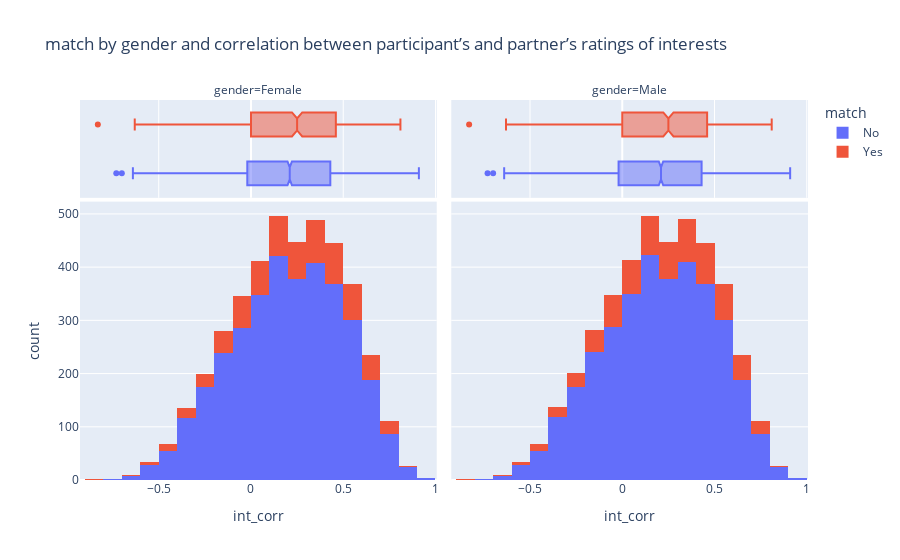

Source (notebook cell):
### Markdown cell above
No influence

### Code cell
# 1= yes, 0=no
fig = px.histogram(dataset,
                    x = "int_corr",
                    color = "match",
                    facet_col = 'gender',
                    marginal="box",
                    nbins = 20,
                    title = "match by gender and correlation between participant’s and partner’s ratings of interests",
                    )
fig.show()

### Figure 1 — Plotly figure (JSON) as saved in the notebook; plotly's stock layout.template omitted (floating-point values rounded to 4 significant figures; data arrays with more than 128 entries replaced by an {"elided": "..."} marker saying what was removed)
{"data": [{"alignmentgroup": "True", "bingroup": "x", "hovertemplate": "match=No<br>gender=Female<br>int_corr=%{x}<br>count=%{y}<extra></extra>", "legendgroup": "No", "marker": {"color": "#636efa"}, "name": "No", "nbinsx": 20, "offsetgroup": "No", "orientation": "v", "showlegend": true, "type": "histogram", "x": {"elided": "3494 float values"}, "xaxis": "x", "yaxis": "y"}, {"alignmentgroup": "True", "hovertemplate": "match=No<br>gender=Female<br>int_corr=%{x}<extra></extra>", "legendgroup": "No", "marker": {"color": "#636efa"}, "name": "No", "notched": true, "offsetgroup": "No", "showlegend": false, "type": "box", "x": {"elided": "3494 float values"}, "xaxis": "x3", "yaxis": "y3"}, {"alignmentgroup": "True", "bingroup": "x", "hovertemplate": "match=No<br>gender=Male<br>int_corr=%{x}<br>count=%{y}<extra></extra>", "legendgroup": "No", "marker": {"color": "#636efa"}, "name": "No", "nbinsx": 20, "offsetgroup": "No", "orientation": "v", "showlegend": false, "type": "histogram", "x": {"elided": "3504 float values"}, "xaxis": "x2", "yaxis": "y2"}, {"alignmentgroup": "True", "hovertemplate": "match=No<br>gender=Male<br>int_corr=%{x}<extra></extra>", "legendgroup": "No", "marker": {"color": "#636efa"}, "name": "No", "notched": true, "offsetgroup": "No", "showlegend": false, "type": "box", "x": {"elided": "3504 float values"}, "xaxis": "x4", "yaxis": "y4"}, {"alignmentgroup": "True", "bingroup": "x", "hovertemplate": "match=Yes<br>gender=Female<br>int_corr=%{x}<br>count=%{y}<extra></extra>", "legendgroup": "Yes", "marker": {"color": "#EF553B"}, "name": "Yes", "nbinsx": 20, "offsetgroup": "Yes", "orientation": "v", "showlegend": true, "type": "histogram", "x": {"elided": "690 float values"}, "xaxis": "x", "yaxis": "y"}, {"alignmentgroup": "True", "hovertemplate": "match=Yes<br>gender=Female<br>int_corr=%{x}<extra></extra>", "legendgroup": "Yes", "marker": {"color": "#EF553B"}, "name": "Yes", "notched": true, "offsetgroup": "Yes", "showlegend": false, "type": "box", "x": {"elided": "690 float values"}, "xaxis": "x3", "yaxis": "y3"}, {"alignmentgroup": "True", "bingroup": "x", "hovertemplate": "match=Yes<br>gender=Male<br>int_corr=%{x}<br>count=%{y}<extra></extra>", "legendgroup": "Yes", "marker": {"color": "#EF553B"}, "name": "Yes", "nbinsx": 20, "offsetgroup": "Yes", "orientation": "v", "showlegend": false, "type": "histogram", "x": {"elided": "690 float values"}, "xaxis": "x2", "yaxis": "y2"}, {"alignmentgroup": "True", "hovertemplate": "match=Yes<br>gender=Male<br>int_corr=%{x}<extra></extra>", "legendgroup": "Yes", "marker": {"color": "#EF553B"}, "name": "Yes", "notched": true, "offsetgroup": "Yes", "showlegend": false, "type": "box", "x": {"elided": "690 float values"}, "xaxis": "x4", "yaxis": "y4"}], "layout": {"annotations": [{"font": {}, "showarrow": false, "text": "gender=Female", "x": 0.245, "xanchor": "center", "xref": "paper", "y": 1, "yanchor": "bottom", "yref": "paper"}, {"font": {}, "showarrow": false, "text": "gender=Male", "x": 0.755, "xanchor": "center", "xref": "paper", "y": 1, "yanchor": "bottom", "yref": "paper"}], "barmode": "relative", "legend": {"title": {"text": "match"}, "tracegroupgap": 0}, "title": {"text": "match by gender and correlation between participant’s and partner’s ratings of interests"}, "xaxis": {"anchor": "y", "domain": [0, 0.49], "title": {"text": "int_corr"}}, "xaxis2": {"anchor": "y2", "domain": [0.51, 1], "matches": "x", "title": {"text": "int_corr"}}, "xaxis3": {"anchor": "y3", "domain": [0, 0.49], "matches": "x", "showgrid": true, "showticklabels": false}, "xaxis4": {"anchor": "y4", "domain": [0.51, 1], "matches": "x", "showgrid": true, "showticklabels": false}, "yaxis": {"anchor": "x", "domain": [0, 0.7326], "title": {"text": "count"}}, "yaxis2": {"anchor": "x2", "domain": [0, 0.7326], "matches": "y", "showticklabels": false}, "yaxis3": {"anchor": "x3", "domain": [0.7426, 1], "matches": "y3", "showgrid": false, "showline": false, "showticklabels": false, "ticks": ""}, "yaxis4": {"anchor": "x4", "domain": [0.7426, 1], "matches": "y3", "showgrid": false, "showline": false, "showticklabels": false, "ticks": ""}}}
